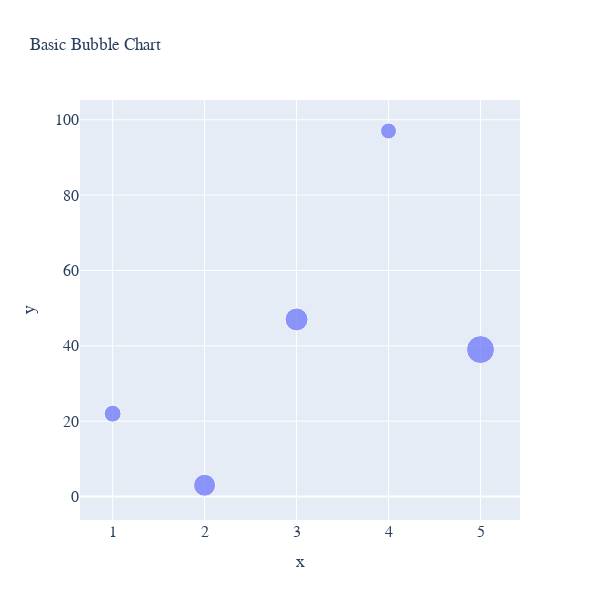

Notebook cell for this chart:
### Code cell
# create figure
fig = go.Figure()

# plot data
fig.add_trace(
    go.Scatter(x=x, y=y, mode="markers", marker_size=s, text=s, hovertemplate="<b>x:</b> %{x}<br><b>y:</b> %{y}<br><b>Size:</b> %{text}<extra></extra>")
)

fig.update_layout(
    font_family="Averta",
    hoverlabel_font_family="Averta",
    title_text="Basic Bubble Chart",
    xaxis_title_text="x",
    xaxis_title_font_size=18,
    xaxis_tickfont_size=16,
    yaxis_title_text="y",
    yaxis_title_font_size=18,
    yaxis_tickfont_size=16,
    hoverlabel_font_size=16,
    height=600, 
    width=600
)

fig.show()

### Figure 1 — Plotly figure (JSON) as saved in the notebook; plotly's stock layout.template omitted (floating-point values rounded to 4 significant figures)
{"data": [{"hovertemplate": "<b>x:</b> %{x}<br><b>y:</b> %{y}<br><b>Size:</b> %{text}<extra></extra>", "marker": {"size": [17, 22, 23, 16, 28]}, "mode": "markers", "text": [17, 22, 23, 16, 28], "type": "scatter", "x": [1, 2, 3, 4, 5], "y": [22, 3, 47, 97, 39]}], "layout": {"font": {"family": "Averta"}, "height": 600, "hoverlabel": {"font": {"family": "Averta", "size": 16}}, "title": {"text": "Basic Bubble Chart"}, "width": 600, "xaxis": {"autorange": true, "range": [0.6453, 5.429], "tickfont": {"size": 16}, "title": {"font": {"size": 18}, "text": "x"}, "type": "linear"}, "yaxis": {"autorange": true, "range": [-6.221, 105.2], "tickfont": {"size": 16}, "title": {"font": {"size": 18}, "text": "y"}, "type": "linear"}}}
